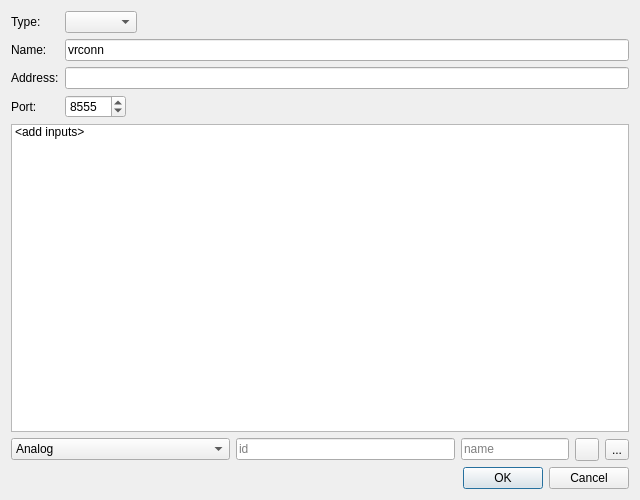
<?xml version="1.0" encoding="UTF-8"?>
<ui version="4.0">
 <class>VRAddConnectionDialog</class>
 <widget class="QDialog" name="VRAddConnectionDialog">
  <property name="geometry">
   <rect>
    <x>0</x>
    <y>0</y>
    <width>640</width>
    <height>500</height>
   </rect>
  </property>
  <property name="sizePolicy">
   <sizepolicy hsizetype="Preferred" vsizetype="Preferred">
    <horstretch>0</horstretch>
    <verstretch>0</verstretch>
   </sizepolicy>
  </property>
  <property name="windowTitle">
   <string>Add VR Connection</string>
  </property>
  <layout class="QFormLayout" name="formLayout">
   <property name="fieldGrowthPolicy">
    <enum>QFormLayout::ExpandingFieldsGrow</enum>
   </property>
   <item row="0" column="0">
    <widget class="QLabel" name="label_2">
     <property name="text">
      <string>Type:</string>
     </property>
    </widget>
   </item>
   <item row="0" column="1">
    <widget class="QComboBox" name="connectionType">
     <property name="sizePolicy">
      <sizepolicy hsizetype="Preferred" vsizetype="Fixed">
       <horstretch>0</horstretch>
       <verstretch>0</verstretch>
      </sizepolicy>
     </property>
     <property name="toolTip">
      <string>&lt;html&gt;&lt;head/&gt;&lt;body&gt;&lt;p&gt;Select the type of VR connection.&lt;/p&gt;&lt;/body&gt;&lt;/html&gt;</string>
     </property>
    </widget>
   </item>
   <item row="1" column="0">
    <widget class="QLabel" name="label_3">
     <property name="sizePolicy">
      <sizepolicy hsizetype="Preferred" vsizetype="Preferred">
       <horstretch>0</horstretch>
       <verstretch>0</verstretch>
      </sizepolicy>
     </property>
     <property name="text">
      <string>Name:</string>
     </property>
    </widget>
   </item>
   <item row="1" column="1">
    <widget class="QLineEdit" name="connectionName">
     <property name="toolTip">
      <string>&lt;html&gt;&lt;head/&gt;&lt;body&gt;&lt;p&gt;Name of the connection.&lt;/p&gt;&lt;/body&gt;&lt;/html&gt;</string>
     </property>
     <property name="text">
      <string>vrconn</string>
     </property>
    </widget>
   </item>
   <item row="2" column="0">
    <widget class="QLabel" name="label_4">
     <property name="text">
      <string>Address:</string>
     </property>
    </widget>
   </item>
   <item row="2" column="1">
    <widget class="QLineEdit" name="connectionAddress"/>
   </item>
   <item row="4" column="0">
    <widget class="QLabel" name="portLabel">
     <property name="text">
      <string>Port:</string>
     </property>
    </widget>
   </item>
   <item row="4" column="1">
    <widget class="QSpinBox" name="connectionPort">
     <property name="maximum">
      <number>99999</number>
     </property>
     <property name="value">
      <number>8555</number>
     </property>
    </widget>
   </item>
   <item row="5" column="0" colspan="2">
    <widget class="QListWidget" name="listWidget">
     <property name="sizePolicy">
      <sizepolicy hsizetype="Expanding" vsizetype="Expanding">
       <horstretch>0</horstretch>
       <verstretch>1</verstretch>
      </sizepolicy>
     </property>
     <item>
      <property name="text">
       <string>&lt;add inputs&gt;</string>
      </property>
     </item>
    </widget>
   </item>
   <item row="6" column="0" colspan="2">
    <layout class="QHBoxLayout" name="horizontalLayout" stretch="1,1,0,0,0">
     <item>
      <widget class="QComboBox" name="inputType">
       <item>
        <property name="text">
         <string>Analog</string>
        </property>
       </item>
       <item>
        <property name="text">
         <string>Button</string>
        </property>
       </item>
       <item>
        <property name="text">
         <string>Tracker</string>
        </property>
       </item>
      </widget>
     </item>
     <item>
      <widget class="QLineEdit" name="inputId">
       <property name="placeholderText">
        <string>id</string>
       </property>
      </widget>
     </item>
     <item>
      <widget class="QLineEdit" name="inputName">
       <property name="placeholderText">
        <string>name</string>
       </property>
      </widget>
     </item>
     <item>
      <widget class="QToolButton" name="insertInput">
       <property name="text">
        <string/>
       </property>
       <property name="icon">
        <iconset resource="../../Qt/Widgets/Resources/QtWidgets.qrc">
         <normaloff>:/QtWidgets/Icons/pqPlus.svg</normaloff>:/QtWidgets/Icons/pqPlus.svg</iconset>
       </property>
      </widget>
     </item>
     <item>
      <widget class="QToolButton" name="eraseInput">
       <property name="text">
        <string>...</string>
       </property>
       <property name="icon">
        <iconset resource="../../Qt/Widgets/Resources/QtWidgets.qrc">
         <normaloff>:/QtWidgets/Icons/pqMinus.svg</normaloff>:/QtWidgets/Icons/pqMinus.svg</iconset>
       </property>
      </widget>
     </item>
    </layout>
   </item>
   <item row="7" column="0" colspan="2">
    <widget class="QDialogButtonBox" name="buttonBox">
     <property name="orientation">
      <enum>Qt::Horizontal</enum>
     </property>
     <property name="standardButtons">
      <set>QDialogButtonBox::Cancel|QDialogButtonBox::Ok</set>
     </property>
     <property name="centerButtons">
      <bool>false</bool>
     </property>
    </widget>
   </item>
  </layout>
 </widget>
 <resources>
  <include location="../../Qt/Widgets/Resources/QtWidgets.qrc"/>
 </resources>
 <connections>
  <connection>
   <sender>buttonBox</sender>
   <signal>accepted()</signal>
   <receiver>VRAddConnectionDialog</receiver>
   <slot>accept()</slot>
   <hints>
    <hint type="sourcelabel">
     <x>252</x>
     <y>475</y>
    </hint>
    <hint type="destinationlabel">
     <x>157</x>
     <y>274</y>
    </hint>
   </hints>
  </connection>
  <connection>
   <sender>buttonBox</sender>
   <signal>rejected()</signal>
   <receiver>VRAddConnectionDialog</receiver>
   <slot>reject()</slot>
   <hints>
    <hint type="sourcelabel">
     <x>320</x>
     <y>475</y>
    </hint>
    <hint type="destinationlabel">
     <x>286</x>
     <y>274</y>
    </hint>
   </hints>
  </connection>
  <connection>
   <sender>inputId</sender>
   <signal>returnPressed()</signal>
   <receiver>inputName</receiver>
   <slot>setFocus()</slot>
   <hints>
    <hint type="sourcelabel">
     <x>358</x>
     <y>428</y>
    </hint>
    <hint type="destinationlabel">
     <x>539</x>
     <y>432</y>
    </hint>
   </hints>
  </connection>
  <connection>
   <sender>inputName</sender>
   <signal>returnPressed()</signal>
   <receiver>insertInput</receiver>
   <slot>click()</slot>
   <hints>
    <hint type="sourcelabel">
     <x>554</x>
     <y>435</y>
    </hint>
    <hint type="destinationlabel">
     <x>581</x>
     <y>437</y>
    </hint>
   </hints>
  </connection>
 </connections>
</ui>
